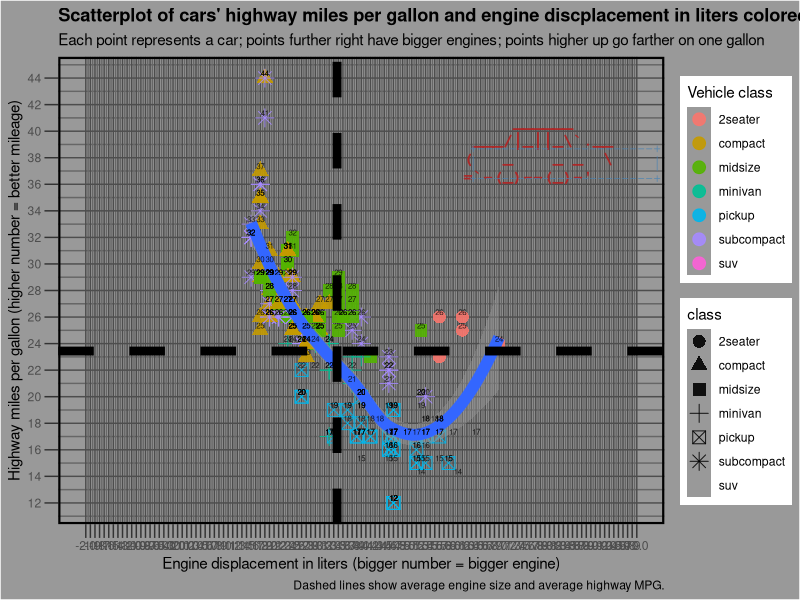
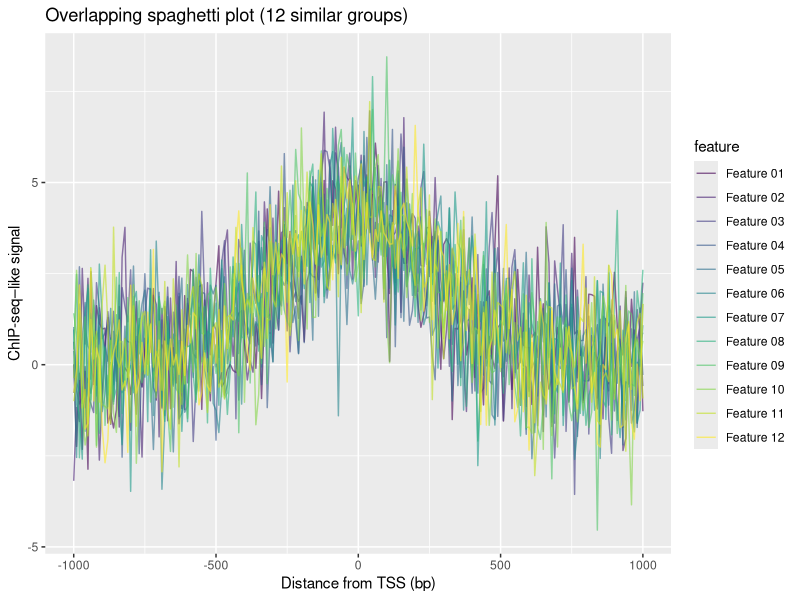
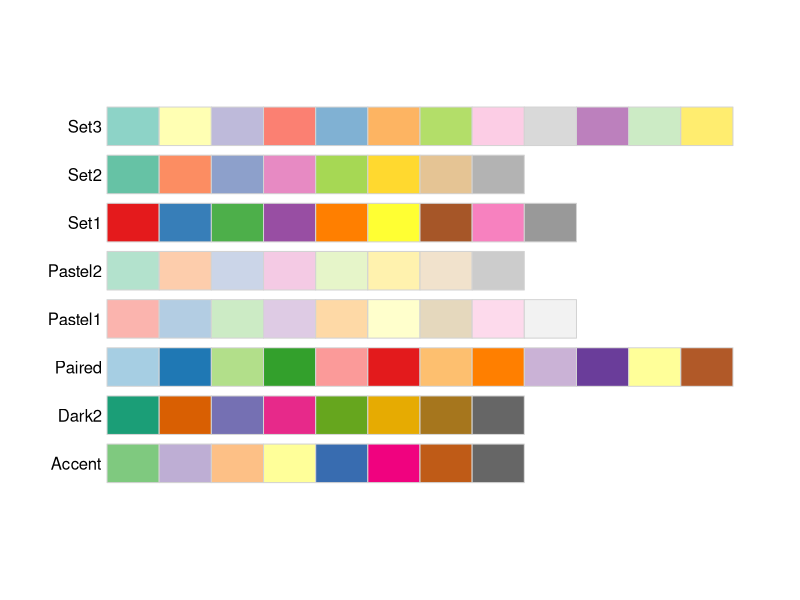
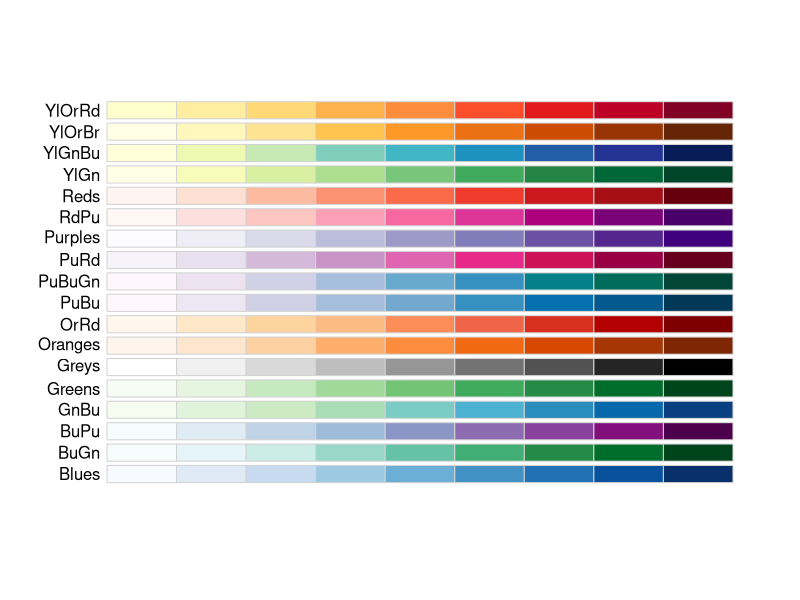
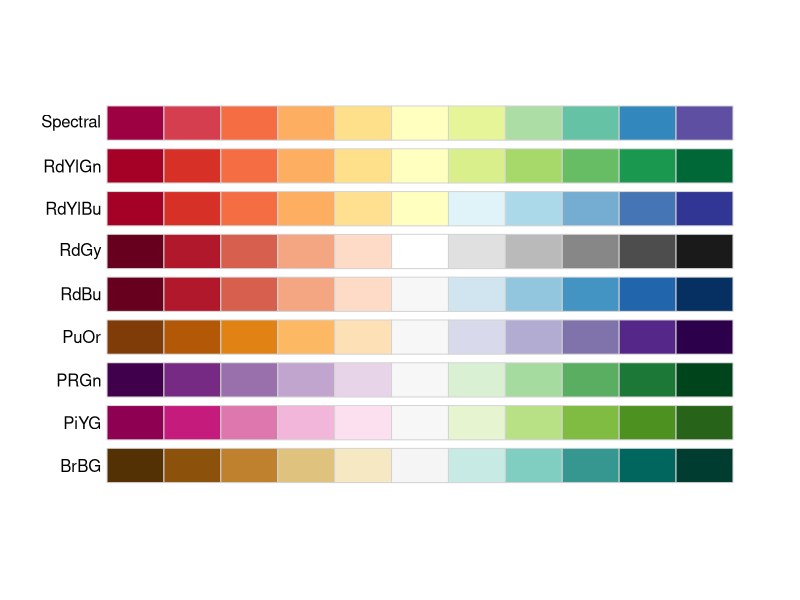
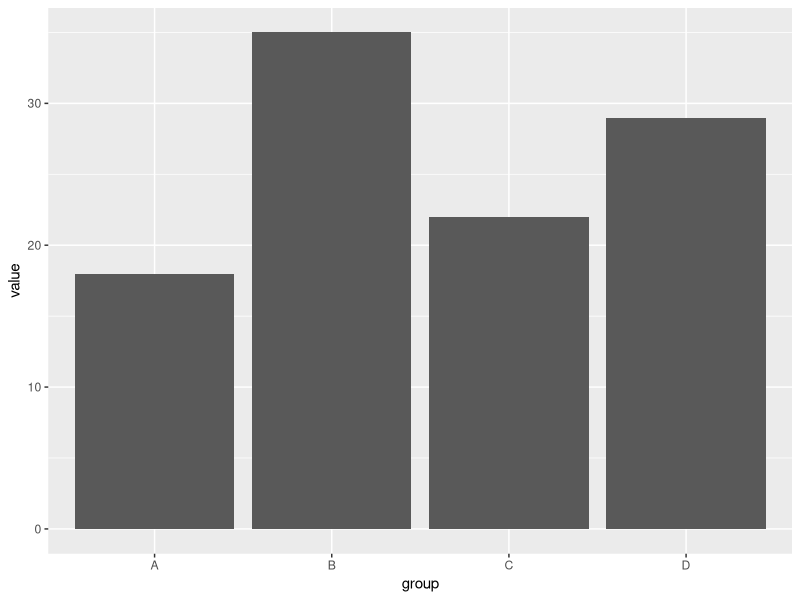
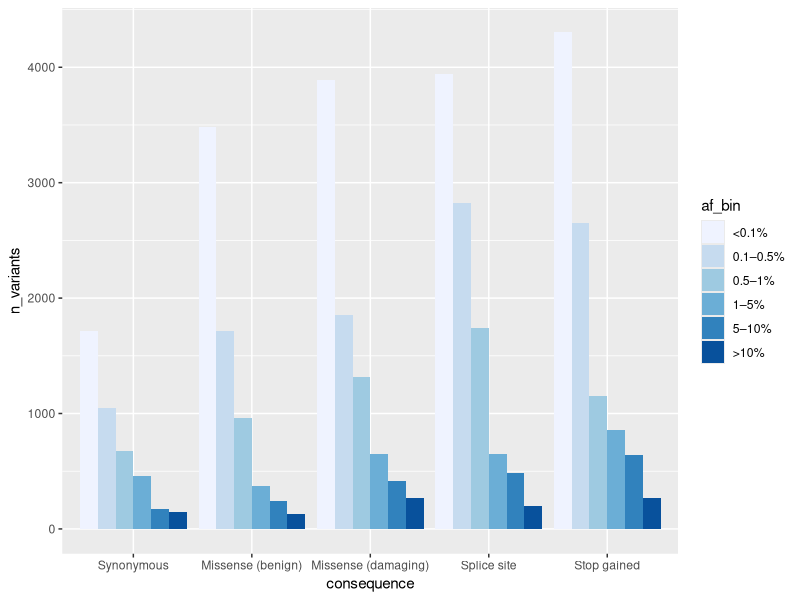
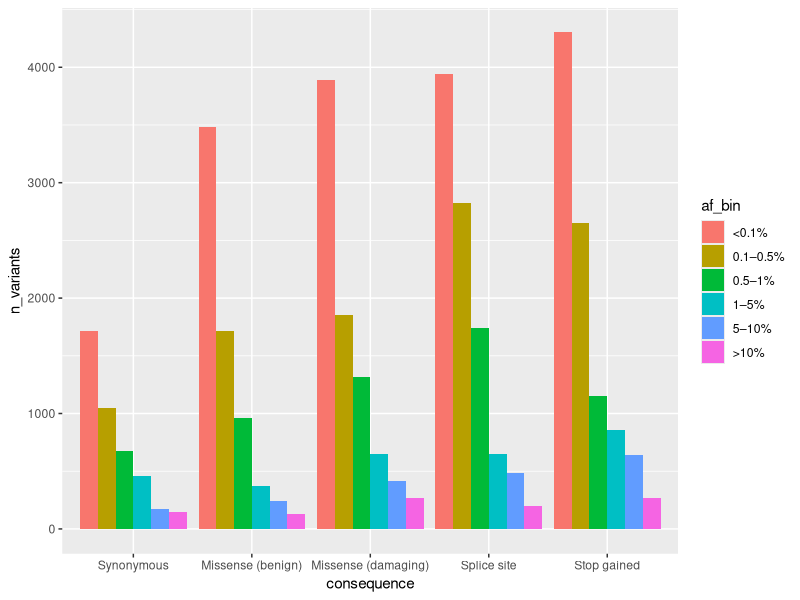

Here is the R script that generated these plots, in order:
## ---- chunk 1
### Your code here
## ---- chunk 2
library(tidyverse)

p_bad <- ggplot(mpg, aes(displ, hwy)) +
  
  geom_point(
    aes(color = class, shape=class, fill=class),
    size = 4,
    alpha = 0.9
  ) +
  
  geom_smooth(
    method = "loess",
    se = TRUE,
    linewidth = 4
  ) +
  
  geom_vline(
    xintercept = mean(mpg$displ),
    linetype = "dashed",
    linewidth = 3
  ) +
  geom_hline(
    yintercept = mean(mpg$hwy),
    linetype = "dashed",
    linewidth = 3
  ) +
  
  geom_text(
    aes(label = hwy),
    size = 2,
    alpha = 0.8,
    vjust = -0.3
  ) +
  
  labs(
    title = "Scatterplot of cars' highway miles per gallon and engine discplacement in liters colored by vehicle class",
    subtitle = "Each point represents a car; points further right have bigger engines; points higher up go farther on one gallon",
    x = "Engine displacement in liters (bigger number = bigger engine)",
    y = "Highway miles per gallon (higher number = better mileage)",
    color = "Vehicle class",
    caption = "Dashed lines show average engine size and average highway MPG."
  ) +
  
  scale_x_continuous(
    limits = c(-2, 10),
    breaks = seq(-2, 10, by = 0.1),
    minor_breaks = seq(-2, 10, by = 0.05)
  ) +
  scale_y_continuous(
    breaks = seq(10, 50, by = 2),
    minor_breaks = seq(10, 50, by = 1)
  ) +
  
  # Heavy theme elements
  theme(
    panel.grid.major = element_line(color = "grey30", linewidth = 0.5),
    panel.grid.minor = element_line(color = "grey40", linewidth = 0.5),
    panel.border = element_rect(fill = NA, linewidth = 1.5),
    axis.ticks.length = unit(0.35, "cm"),
    plot.title = element_text(face = "bold"),
    panel.background = element_rect(fill = "grey60"),
    plot.background = element_rect(fill = "grey60")
  ) +
  
  annotate(
    "text",
    x = 6, y = 41, fontface="bold", size=4.2,
    label = paste(
      "      ______",
      "  ___/|_||_\\`.__",
      " (   _    _ _  \\",
      " =`-(_)--(_)-'  ",
      sep = "\n"
    ),
    family = "mono",
    size = 3.5,
    lineheight = 0.9,
    hjust = 0, vjust = 1,
    color = "firebrick",
    alpha = 0.9
  ) +
  annotate(
    "text",
    x = 6, y = 39,
    label = paste(
      "  +----------------------+",
      "  |                      |",
      "  +----------------------+",
      sep = "\n"
    ),
    family = "mono",
    size = 3.5,
    lineheight = 0.9,
    hjust = 0, vjust = 1,
    color = "steelblue",
    alpha = 0.9
  )


p_bad

## ---- chunk 3
### Your code here
## ---- chunk 4
set.seed(2)

features <- paste0("Feature ", sprintf("%02d", 1:12))
positions <- seq(-1000, 1000, by = 10)

df <- expand.grid(
  feature = factor(features, levels = features, ordered = TRUE),
  pos   = positions
) %>%
  mutate(
    g = as.integer(feature),

    # Make groups VERY similar
    peak_height = 4 + rnorm(length(features), 0, 0.3)[g],  # small differences
    peak_sd     = 260 + rnorm(length(features), 0, 15)[g], # similar width

    # Shared structure + noise → overlap
    signal = peak_height * exp(-(pos^2) / (2 * peak_sd^2)) +
             rnorm(n(), sd = 1.3)
  )

ggplot(df, aes(x = pos, y = signal, color = feature)) +
  geom_line(alpha = 0.6) +
  labs(
    x = "Distance from TSS (bp)",
    y = "ChIP-seq–like signal",
    title = "Overlapping spaghetti plot (12 similar groups)"
  )

## ---- chunk 5
# df has columns: group, pos, signal
# group is a factor with your 20 levels
head(df)

# Background data: replicate ALL lines into ALL panels
df_bg <- df %>%
  tidyr::crossing(panel = levels(df$feature))   # every row repeated for every facet
head(df_bg)

# Foreground data: only the focal group's line in its own panel
df_fg <- df %>%
  mutate(panel = feature)

# Add your ggplot command here


## ---- chunk 6
library("RColorBrewer")
RColorBrewer::display.brewer.all(type = "qual")
RColorBrewer::display.brewer.all(type = "seq")
RColorBrewer::display.brewer.all(type = "div")
## ---- chunk 7
data.frame(
  group = c("A", "B", "C", "D"),
  value = c(18, 35, 22, 29)
) %>% ggplot(aes(x = group, y = value)) +
  geom_col()
## ---- chunk 8
# Add to this code
set.seed(1)

af_bins <- c(
  "<0.1%",
  "0.1–0.5%",
  "0.5–1%",
  "1–5%",
  "5–10%",
  ">10%"
)

severity <- c(
  "Synonymous",
  "Missense (benign)",
  "Missense (damaging)",
  "Splice site",
  "Stop gained"
)

df <- expand.grid(
  af_bin = factor(af_bins, levels = af_bins, ordered = TRUE),
  consequence = factor(severity, levels = severity, ordered = TRUE)
)

# rare variants are more likely to be severe
base <- exp(seq(log(5000), log(300), length.out = length(af_bins)))

df$n_variants <- round(
  base[as.integer(df$af_bin)] *
    rev(seq(1.0, 0.4, length.out = length(severity)))[as.integer(df$consequence)] *
    runif(nrow(df), 0.7, 1.3)
)
df$af_bin <- as.character(df$af_bin)

# Helper variable for you!
af_bins <- c(
  "<0.1%",
  "0.1–0.5%",
  "0.5–1%",
  "1–5%",
  "5–10%",
  ">10%"
)

# Your command here


## ---- chunk 9
# No need to change this
df %>% 
  mutate(af_bin = factor(af_bin, levels = af_bins)) %>% 
   ggplot(.,
       aes(x = consequence,
           y = n_variants,
           fill = af_bin)) +
  geom_col(position="dodge") + 
  
  scale_fill_brewer(palette="Blues",limits=af_bins)

## ---- chunk 10
library("RColorBrewer")
brewer.pal(9, "Blues")
## ---- chunk 11
colors <- brewer.pal(9, "Blues")[4:9]
colors
## ---- chunk 12
# Add your code below
df %>% 
  mutate(af_bin = factor(af_bin, levels = af_bins)) %>% 
   ggplot(.,
       aes(x = consequence,
           y = n_variants,
           fill = af_bin)) +
  geom_col(position="dodge")
## ---- chunk 13
# Many AF bins between 0 and 0.5
af_bins <- sprintf(
  "%.3f–%.3f",
  seq(0, 0.475, by = 0.025),
  seq(0.025, 0.5, by = 0.025)
)
severity <- c(
  "Synonymous",
  "Missense (benign)",
  "Missense (damaging)",
  "Splice site",
  "Stop gained"
)
set.seed(1)

df <- expand.grid(
  af_bin = af_bins,
  consequence = severity
)

# Make AF bins ordered *for plotting*
df$af_bin <- factor(df$af_bin, levels = af_bins)

# Baseline: rarer variants are more numerous
base <- exp(seq(log(6000), log(800), length.out = length(af_bins)))

df$n_variants <- round(
  base[as.integer(df$af_bin)] *
    rev(seq(1.0, 0.4, length.out = length(severity)))[
      match(df$consequence, severity)
    ] *
    runif(nrow(df), 0.8, 1.2)
)

df %>%
  ggplot(aes(
    x = consequence,
    y = n_variants,
    fill = af_bin
  )) +
  geom_col(position = "dodge") +
  scale_fill_brewer(palette = "Blues")

## ---- chunk 14
# Replace the two colors with any colors you want
# You can use hex codes
cols <- colorRampPalette(c("pink", "red"))(length(af_bins))
df %>%
  ggplot(aes(
    x = consequence,
    y = n_variants,
    fill = af_bin
  )) +
  geom_col(position = "dodge") +
  scale_fill_manual(
    values = cols,
    limits = af_bins
  )
## ---- chunk 15
# Simulate data
set.seed(1)

df <- expand.grid(
  gene   = paste0("G", 1:25),
  sample = paste0("S", 1:8)
)
df$logFC <- rnorm(nrow(df), mean = 0, sd = 1)

# Plot
ggplot(df, aes(sample, gene, fill = logFC)) +
  geom_tile() +
  scale_fill_gradient(low = "blue", high = "red") +
  ggtitle("Sequential scale (WRONG)")


## ---- chunk 16
# Your code here

## ---- chunk 17
# Simulate data
set.seed(5)
n_genes <- 2000
df <- data.frame(
  expression = c(
    # Condition A
    c(
      rep(0, 1200),                     # many unexpressed genes
      rgamma(800, shape = 1.2, scale = 2)
    ),
    # Condition B
    c(
      rep(0, 900),
      rgamma(1100, shape = 1.4, scale = 2.5)
    )
  ),
  condition = rep(c("Treatment", "Control"), each = n_genes)
)

# Plot
ggplot(df, aes(x = expression, fill = condition)) +
  geom_histogram() +
  scale_x_continuous(
    name = "Gene expression (counts)",
    expand = c(0, 0)
  ) +
  theme_minimal()



## ---- chunk 18
# Your code here 

## ---- chunk 19
# Simulate data
n <- 120
t <- 1:n

df <- data.frame(
  month = seq.Date(as.Date("2015-01-01"), by = "month", length.out = n)
)

# Exposure: smooth upward drift + mild seasonality
df$exposure <- 40 + 0.03*t + 1.2*sin(2*pi*t/12)

# True relationship: cases depend on exposure from 3 months ago + own seasonality
lag_k <- 3
expo_lag <- c(rep(NA, lag_k), df$exposure[1:(n - lag_k)])

df$cases <- 55 + 4.0*(expo_lag - mean(df$exposure, na.rm = TRUE)) +
  6*sin(2*pi*(t + 2)/12)

# drop first lagged months (or keep them as NA)
df <- df[!is.na(df$cases), ]


df_long <- pivot_longer(df, c(exposure, cases), names_to = "series", values_to = "value")

# Plot
ggplot(df_long, aes(month, value)) +
  geom_line(linewidth = 1) +
  facet_wrap(~ series, ncol = 1, scales = "free_y") +
  theme_minimal()
## ---- chunk 20
# ---- STUDENT CONTROLS ----
cases_ylim <- c(30, 60)        # tighten to reveal, widen to hide
expo_ylim  <- c(30, 45)        # tighten to exaggerate, widen to flatten
# --------------------------

a <- diff(cases_ylim) / diff(expo_ylim)
b <- cases_ylim[1] - a * expo_ylim[1]

ggplot(df, aes(month)) +
  geom_line(aes(y = cases), linewidth = 1) +
  geom_line(aes(y = a * exposure + b), linewidth = 1, linetype = 2) +
  coord_cartesian(ylim = cases_ylim) +
  scale_y_continuous(
    name = "Cases",
    sec.axis = sec_axis(~ (. - b) / a, name = "Exposure level")
  ) +
  theme_minimal()

